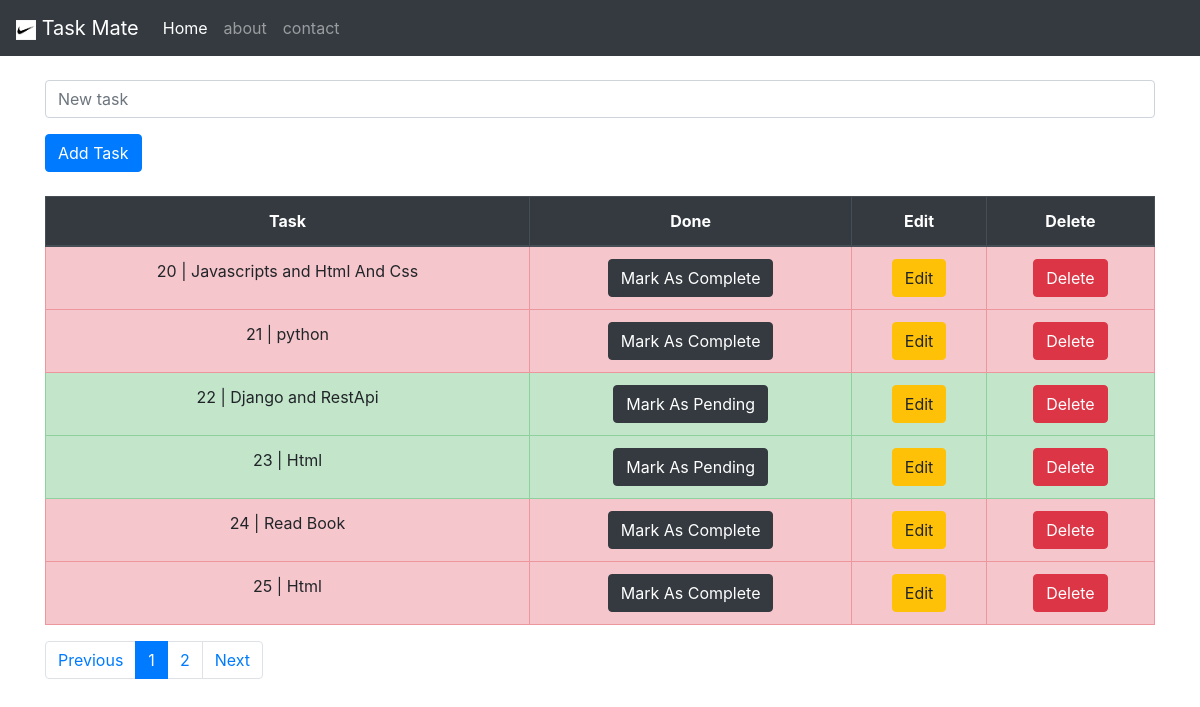
Page /task/ on the committed database.
### todolist_app/models.py (models this page shows, shortened)
class TaskList(models.Model):
    task = models.CharField(max_length=300)
    done = models.BooleanField(default=False)

### todolist_app/views.py (the view)
# urls.py: path('', views.todolist, name='todolist'),
def todolist(request):
    if request.method == 'POST':
        form = TaskForm(request.POST or None)
        if form.is_valid():
            form.save()
            messages.success(request,('New Task Added!'))
            return redirect('todolist')
        else:
            return redirect('todolist')
    else:
        all_task = TaskList.objects.all()
        paginator = Paginator(all_task, 6)
        Page = request.GET.get('pg')
        all_task = paginator.get_page(Page)
        return render(request, 'todolist.html',{'all_task':all_task})

### todolist_app/templates/todolist.html (shortened to what this page needs)
{% extends 'base.html' %}
{% block content %}
<div class="container"><br/>
    <form method="post">
        <div class="form-group">
            <input type="text" class="form-control" placeholder="New task" name="task">
        </div>
        <button type="submit" class="btn btn-primary">Add Task</button>
    </form>
    <br/>
    <table class="table table-bordered text-center">
        <thead class="thead-dark">
        <tr>
            <th scope="col">Task</th>
            <th scope="col">Done</th>
            <th scope="col">Edit</th>
            <th scope="col">Delete</th>
        </tr>
        </thead>
        <tbody>
        {% for obj in all_task %}
            {% if obj.done %}
            <tr class="table-success">
                <td scope="row">{{ obj.id }} | {{ obj.task }}</td>
                <td><a href="{% url 'pending_task' obj.id %}"> <button type="button" class="btn btn-dark"> Mark As Pending</button></a></td>
                <td><a href="{% url 'edit_task' obj.id %}"> <button type="button" class="btn btn-warning"> Edit</button></a></td>
                <td><a href="{% url 'delete_task' obj.id %}"><button type="button" class="btn btn-danger"> Delete</button></a></td>
            </tr>
            {% else %}
            <tr class="table-danger">
                <td scope="row">{{ obj.id }} | {{ obj.task }}</td>
                <td> <a href="{% url 'complete_task' obj.id %}"> <button type="button" class="btn btn-dark"> Mark As Complete</button></a></td>
                <td><a href="{% url 'edit_task' obj.id %}"> <button type="button" class="btn btn-warning"> Edit</button></a></td>
                <td><a href="{% url 'delete_task' obj.id %}"><button type="button" class="btn btn-danger"> Delete</button></a></td>
            </tr>
            {% endif %}
        {% endfor %}
        </tbody>
    </table>
 <nav aria-label="...">
  <ul class="pagination">
    <li class="page-item ">
      <a class="page-link" href="?pg=1">Previous</a>
    </li>
      <li class="page-item active" aria-current="page">
      <a class="page-link" href="?pg={{ all_task.number }}">{{ all_task.number }}</a>
    </li>
      {% if all_task.has_next %}
      <li class="page-item"><a class="page-link" href="?pg={{ all_task.next_page_number }}">{{ all_task.next_page_number }}</a></li>
        {% endif %}
      <li class="page-item">
      <a class="page-link" href="?pg={{ all_task.paginator.num_pages }}">Next</a>
    </li>
  </ul>
</nav>
</div>
{% endblock %}

### todolist_app/templates/base.html (shortened to what this page needs)
{% load static %}
<!doctype html>
<html lang="en">
  <head>
    <link rel="stylesheet" href="https://stackpath.bootstrapcdn.com/bootstrap/4.3.1/css/bootstrap.min.css">
  </head>
  <body>
  <nav class="navbar navbar-expand-lg navbar-dark bg-dark">
  <a class="navbar-brand" href="{% url 'todolist' %}"><img src="{% static 'images/logo.png' %} " height="20px;" width="20px;"> Task Mate</a>
  <div class="collapse navbar-collapse" id="navbarNav">
    <ul class="navbar-nav">
      <li class="nav-item active">
        <a class="nav-link" href="{% url 'todolist' %}">Home <span class="sr-only">(current)</span></a>
      </li>
      <li class="nav-item">
        <a class="nav-link" href="{% url 'about' %}">about</a>
      </li>
      <li class="nav-item">
        <a class="nav-link" href="{% url 'contact' %}">contact</a>
      </li>
    </ul>
  </div>
</nav>
    {% block content %} {% endblock %}
  </body>
</html>

### rows in the picture
TaskList: id "20", task "Javascripts and Html And Css"
TaskList: id "21", task "python"
TaskList: id "22", task "Django and RestApi"
TaskList: id "23", task "Html"
TaskList: id "24", task "Read Book"
TaskList: id "25", task "Html"

### other values in the picture
{{ all_task.number }} "1"
{{ all_task.next_page_number }} "2"
